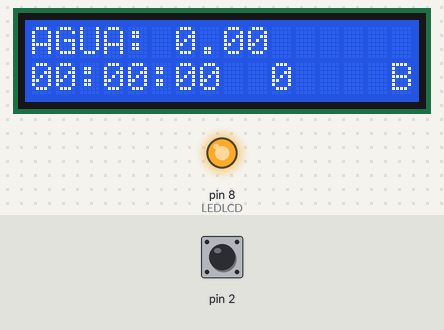
Bench run of a sketch on a simulated Arduino Uno, built with avr-gcc and run on an emulated ATmega328P. Shown: 16×2 character LCD, output pins drawn as LEDs (lit = HIGH). The inputs (shaded band) are chosen by the test bench; at power-on: pin 2 HIGH. What the sketch prints to the serial monitor is not drawn.

Above: at 1.2 s.
1.3 s: pin 2 pulled LOW for 0.15 s
At 2.7 s:
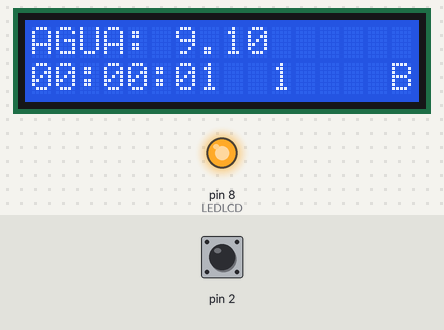
2.9 s: pin 2 pulled LOW for 1 s
At 3.7 s:
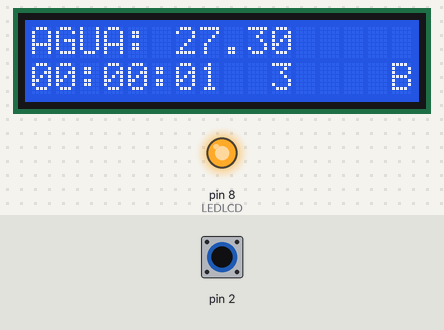
5.4 s: pin 2 pulled LOW for 0.15 s
At 6.2 s:
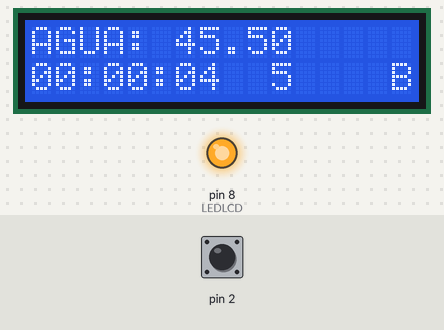
7.0 s: pin 2 pulled LOW for 1 s
At 8.8 s:
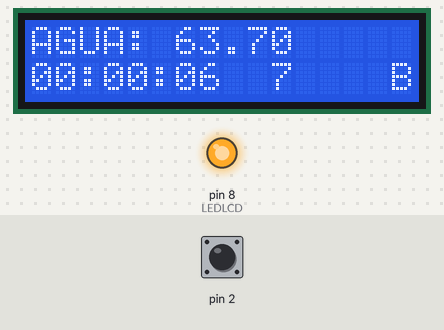
Timing chart, 0 to 10.3 s (numbered marks = the images above; inputs shaded):
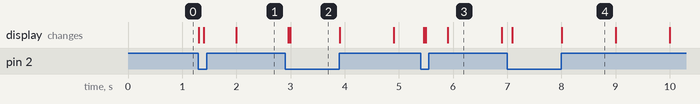

Measured:
- after the input at 1.3 s, the display: first changes at once (image 1 shows a later state)
- after the input at 2.9 s, the display: first changes after 0.06 s (image 2 shows a later state)
- after the input at 5.4 s, the display: first changes after 0.06 s (image 3 shows a later state)
- what the display in image 3 shows lasts 1.0 s, from 5.9 s to 6.9 s

The sketch:

PRUEBA4_CANGILON_EEFROM_COMENTADA.ino
```cpp
//********************** Liberias **************************************//
#include <LiquidCrystal.h>
#include <EEPROM.h>
//********************** Liberias **************************************//


//********************** definicion de pines LCD ***********************//
#define LEDLCD 8
const int rs = 10, en = 9, d4 = 7, d5 = 6, d6 = 5, d7 = 4;
LiquidCrystal lcd(rs, en, d4, d5, d6, d7);
//********************** definicion de pines LCD ***********************//


//********************* definicion de variables ************************//
volatile float CONTADOR = 0;
volatile int CONT = 0;
volatile float CONT_LCD = 0;
float CTE;

unsigned long LIMITE = 10;
unsigned long INICIO_TIMER = 0;

int SEGUNDOS_LCD = 0;
int MINUTOS_LCD = 0;
int HORAS_LCD = 0;

int TIEMPO = 0;
int DIFERENCIA = 0;

int PAR = 0;

bool FLAG = 0;
bool FLAG2 = 0;
bool FLAG3 = 0;
//********************* definicion de variables ************************//


//********* ATENCION EEPROM ************//
//********float PROMEDIO = 5.5; ******//
float EEPROMEDIO;
//********* ATENCION EEPROM ************//


//***************************************** SETUP *********************************************//

void setup()
{
// TIMER 1 //
// TIMER POR DESBORDAMIENTO CON PRESCALER 1024 //
// TIENE UN PERIODO DE 1S FRECUENCIA DE 1 HZ MARCA EL INICIO DE LA SEÑAL //

  CONTADOR = 0;
  CONT_LCD = 0;

  TCCR1A = 0;
  TCCR1B = 0;
  TCCR1B |= (1 << CS10) | (1 << CS12); //para prescaler de 1024 CS12=1 y CS10=1

  TCNT1 = 0xC2F8;

  TIMSK1 |= (1 << TOIE1); //timer open interrupt enable
//********************************* TIMER 1 ********************************//


//******************** Grabo en EEPROM el valor promedio *******************//

                     // EEPROM.put (EEPROMEDIO, PROMEDIO);

//******************** Grabo en EEPROM el valor promedio *******************//


//****************************** Inicializacion puerto serie *******************************//
  Serial.begin(9600);
//****************************** Inicializacion puerto serie *******************************//


//******************************* SERVICIO DE INTERRUPCIÓN *********************************//

  pinMode(2, INPUT_PULLUP);
  attachInterrupt(digitalPinToInterrupt(2), AUMENTAR, LOW);

//******************************* SERVICIO DE INTERRUPCIÓN *********************************//


//******************************* inicializacion de variables ******************************//
  bool FLAG = false;
  bool FLAG2 = false;
  bool FLAG3 = true;

  CTE = 50 / EEPROMEDIO;
//******************************* inicializacion de variables ******************************//


//************************ INICIALIZACION DE PINES DEL LCD ***********************//

  pinMode(LEDLCD, OUTPUT);
  digitalWrite (LEDLCD, HIGH);

//************************ INICIALIZACION DE PANTALLA LCD ***********************//
  lcd.begin(16, 2);
  lcd.setCursor(0, 0);
  lcd.print("AGUA: 0.00");
  lcd.setCursor(0, 1);
  lcd.print("00:00:00");
  lcd.setCursor(15, 1);
  lcd.print("B");
  lcd.setCursor(10,1);
  lcd.print("0");
//************************ INICIALIZACION DE PANTALLA LCD ***********************//
}

//**********************************************************************************************//


//********************************************** VOID LOOP ****************************************//
void loop()
{
//************************ SETEO DE MINUTOS ************************************//
  if (SEGUNDOS_LCD == 60) // SI ALCANZA LOS 60 SEGUNDOS AUMENTA EN 1 EL MINUTO
  {
    MINUTOS_LCD ++; //aumento en 1 la cantidad de minutos
    SEGUNDOS_LCD = 0; // resetea la variable segundos
    lcd.leftToRight(); // setea el cursor para que escriba de izquierda a derecha
    lcd.setCursor(6, 1); // setea el cursor en la posicion 6 en la linea 1
    lcd.print("00"); // reseteo en display segundos
  }
//************************ SETEO DE MINUTOS ************************************//


//************************* SETEO DE HORAS *************************************//
  if (MINUTOS_LCD == 60) // SI ALCANZA LOS 60 MINUTOS AUMENTA EN 1 LA HORA
  {
    HORAS_LCD ++; //aumento en 1 la cantidad de horas
    MINUTOS_LCD = 0; // reseteo la variable minutos
    lcd.leftToRight(); // setea el cursor para que sea de izquierda a derecha
    lcd.setCursor(3, 1); // setea el cursor en la posicion 3 linea 1
    lcd.print("00"); // reseteo en display minutos
  }
//************************* SETEO DE HORAS *************************************//


//************************ RESETEO DE HORAS ************************************//
  if (HORAS_LCD > 23) // SI ALCANZA UN VALOR MAYOR A 24 RESETEA LA VARIABLE HORAS Y RESETEA EL DISPLAY
  {
    HORAS_LCD = 0; // reseteo la variable en horas
    lcd.leftToRight(); // seteo el cursor para que sea de izquierda a derecha
    lcd.setCursor(0, 1); // setea el cursor en la posición 0 linea 1
    lcd.print("00"); // reseteo en display horas
  }
//************************ RESETEO DE HORAS ************************************//


//*********************** FLAG 2( INTERRUPCIÓN DEL TIMER ) **************************//
  if (FLAG2 == 1)
  {
    lcd.setCursor(2, 1);
    lcd.print(":");
    lcd.setCursor(5, 1);
    lcd.print(":");

    if (HORAS_LCD < 10) // este if lo que hace es poner el cursor de derecha a izquierda mientras las horas son menores a 10, cosa que las horas aparezcan como 01 y no como 1
    {
      lcd.rightToLeft(); // seteo del cursor
      lcd.setCursor(1, 1); // posicion del cursor
      lcd.print(HORAS_LCD); // imprime las horas entre 0 y 9
    }
    if (HORAS_LCD >= 10) // este if lo que hace es poner el cursor de izquierda a derecha mientras las horas sean mayores o iguales a 10, por eso aca se da vuelta de nuevo para que el 10 corresponda y no esté como 01, 11, 21
    {
      lcd.leftToRight(); // seteo del cursor
      lcd.setCursor(0, 1); // posicion del cursor
      lcd.print(HORAS_LCD); // imprimer las horas entre 10 y 23
    }

    if (MINUTOS_LCD < 10) // este if lo que hace es poner el cursor de derecha a izquierda mientras los minutos son menores a 10, cosa que los minutos aparezcan como 01 y no como 1
    {
      lcd.rightToLeft(); //seteo del cursor
      lcd.setCursor(4, 1); // posición del cursor
      lcd.print(MINUTOS_LCD); // imprime los minutos entre 0 y 9
    }
    if (MINUTOS_LCD >= 10) // este if lo que hace es poner el cursor de izquierda a derecha mientras los minutos son mayores o iguales a 10, por eso aca se da vuelta de nuevo para que el 10 corresponda y no esté como 01, 11, 21 siguiente el curso de la linea 176
    {
      lcd.leftToRight(); // seteo del cursor
      lcd.setCursor(3, 1); // posicion del cursor
      lcd.print(MINUTOS_LCD); // imprime los minutos entre 10 y 59
    }

    if (SEGUNDOS_LCD < 10) // este if lo que hace es poner el cursor de derecha a izquierda mientras los segundos son menores a 10, cosa que los segundos aparezcan como 01 y no como 1
    {
      lcd.rightToLeft(); // seteo del cursor
      lcd.setCursor(7, 1); // posicion del cursor
      lcd.print(SEGUNDOS_LCD); // imprime los segundos entre 0 y 9
    }
    if (SEGUNDOS_LCD >= 10) // este if lo que hace es poner el cursor de izquierda a derecha mientras los segundos son mayores o iguales a 10, por eso aca se da vuelta de nuevo para que el 10 corresponda y no esté como 01, 11, 21 siguiente el curso de la linea 176
    {
      lcd.leftToRight(); //seteo del cursor
      lcd.setCursor(6, 1); //posición del cursor
      lcd.print(SEGUNDOS_LCD); //imprime los segundos entre 0 y 9
    }

    FLAG2 = 0; // reseteo del FLAG2

  }
//*********************** FLAG 2( INTERRUPCIÓN DEL TIMER ) **************************//


//*********************** FLAG ( INTERRUPCIÓN POR FLANCO ) **************************//
  if (FLAG == 1) // FLAG del servicio de interrupción
  {
    FLAG3 = ! FLAG3; // cambia de estado el FLAG3 cada interrupción
    CONTADOR ++; // AUMENTA EN 1 EL CONTADOR GENERAL, DE ESTE SE BASAN TODOS LOS DEMAS
    CONT = CONTADOR - 1; // ES EL CONTADOR DE CANGILOS QUE SE MUESTRA EN EL LCD
    CONT_LCD = CONTADOR - 1; // ES EL CONTADOR QUE SE USA PARA CALCULAR EL AGUA QUE CALLÓ
    CONT_LCD = CONT_LCD * 9.1; // SE MULTIPLICA POR LA VARIABLE DE MEDIDA DE 1 CANGILON 9.1CM3
    DIFERENCIA = SEGUNDOS_LCD - TIEMPO; // ESTE ES EL CALCULO ENTRE EL TIEMPO DE LA PRIMER INTERRUPCION Y EL QUE LE SIGUE, PARA MOSTRAR EN PUERTO SERIE CUANTO TARDA
    TIEMPO = SEGUNDOS_LCD; // MAPEA LOS SEGUNDOS EN LA VARIABLE TIEMPO PARA REPLAZAR Y PODER HACER EL CALCULO DE DIFERENCIA EN LA PROXIMA INTERRUPCIÓN

    if (FLAG3) // INTERRUPCION DEL FLAG 3, QUE ES EL QUE CAMBIA CADA VEZ QUE INTERRUMPE EL FLAG PARA MARCAR SI ESTA EN EL LADO A
    {
      lcd.setCursor(15, 1); // posicion del cursor
      lcd.print(" "); // borro lo que estaba en la posicion de B
      lcd.setCursor(15, 0); // posicion del cursor
      lcd.print("A"); // Imprime en la posicion el lado A (es en el que está)
      Serial.println("LADO: A"); // Por puerto serie imprime el lado tambien en el que se encuentra
    }
    if (!FLAG3) //INTERRUPCION DEL FLAG 3, QUE ES EL QUE CAMBIA CADA VEZ QUE INTERRUMPE EL FLAG PARA MARCAR SI ESTA EN EL LADO B
    {
      lcd.setCursor(15, 0); // posicion del cursor
      lcd.print(" "); // borro lo que estaba en la posicion de B
      lcd.setCursor(15, 1); // posicion del cursor
      lcd.print("B"); // Imprime en la posicion el lado B (es en el que está)
      Serial.println("LADO: B"); // Por puerto serie imprime el lado tambien en el que se encuentra
    }
//**************************************** IMPRESION DE VALORES EN LCD ****************************************//
    lcd.leftToRight(); // seteo del cursor
    lcd.setCursor(6, 0); // posicion del cursor
    lcd.print(CONT_LCD); // imprime el agua medida
    lcd.setCursor(10,1); // posicion del cursor
    lcd.print(CONT); // imprime cantidad de cangilones

    Serial.print("AGUA: "); // imprime por puerto serie el agua medida
    Serial.println(CONT_LCD); // valor del agua

    Serial.print("TIEMPO: "); // imprime por puerto serie el tiempo entre medidas
    Serial.println(DIFERENCIA); // valor del tiempo entre medidas
    Serial.println(" "); // imprime un enter para separar los valores

//**************************************** IMPRESION DE VALORES EN LCD ****************************************//
    FLAG = 0; // RESETEO DEL FLAG DEL SERVICIO DE INTERRUPCION
    }
}
//*********************** FLAG ( INTERRUPCIÓN POR FLANCO ) **************************//


//************************** SERVICIO DE INTERRUPCION  *********************//
// CON ANTIREBOTE //
// CADA VES QUE SE INTERRUPME PONE LA FLAG EN 1 //

void AUMENTAR()
{
  if ((millis() - INICIO_TIMER) > LIMITE) //ANTIRREBOTE
  {
    INICIO_TIMER = millis();
    FLAG = 1;
  }
}
//************************************************************************//


//********************************* TIMER 1 *******************************//
// POR DESBORDAMIENTO //
// TIMER MADRE DE 1s  //
// EL FLAG2 SE SETEA EN UNO CADA VEZ QUE INTERRUMPE EL TIMER //
// LA VARIABLE SEGUNDOS_LCD AUMENTA EN 1 CADA VES QUE INTERRUMPE EL TIMER //
ISR(TIMER1_OVF_vect)
{
  TCNT1 = 0xC2F7;

  if (CONTADOR > 0)
  {
    SEGUNDOS_LCD ++;
    FLAG2 = 1;
  }
}
//************************************************************************//
```
